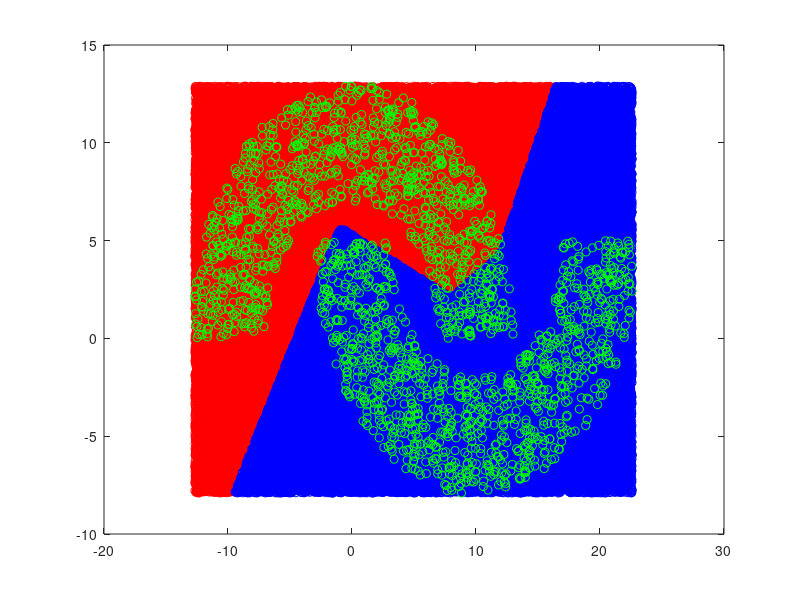

MATLAB code for this plot:
clear all
clc
clf

points = dlmread('task3.txt',' ');

nNodes = 5;
nPoints = length(points);
nTrainingPoints = ceil(0.7*nPoints);
nValidationPoints = nPoints - nTrainingPoints;

nBoundaryPoints = 1e5;

nMainIterations = 20;
nIterations = 1e5;
nTrainingIterations = 3e3;

activationBeta = 0.5;

learnRate = 0.02;

nodes = rand(nNodes,2)*2-1;

outputs = zeros(nNodes,1);

for iIteration = 1:nIterations
    iSelectedPoint = ceil(rand()*nPoints);
    selectedPos = points(iSelectedPoint,2:3);
    
    denominator = 0;
    for iNode = 1:nNodes
        outputs(iNode) = exp(-norm(selectedPos - nodes(iNode,:))^2/2);
        denominator = denominator + outputs(iNode);
    end
    outputs = outputs / denominator;
    
    iWinningNode = find(outputs == max(outputs));
    nodes(iWinningNode,:) = nodes(iWinningNode,:) + learnRate*(selectedPos-nodes(iWinningNode,:));
    
%     plot(points(:,2),points(:,3),'ob')
%     hold on
%     
%     plot(points(iSelectedPoint,2),points(iSelectedPoint,3),'ok')
%     
%     plot(nodes(:,1),nodes(:,2),'or')
%     
%     text(-12,10,num2str(iIteration))
% 
%     hold off
% 	pause(0.000001)
%     
end

bestClassificationError = 2;

for iMainIteration = 1:nMainIterations

    weights = rand(nNodes,1)*2 - 1;
    threshold = rand()*2 - 1;

    trainingSelection = sort(randsample(nPoints,nTrainingPoints));
    trainingSet = points(trainingSelection,:);
    validationSet = points(~ismember(1:nPoints, trainingSelection),:);

    for iTrainIt = 1:nTrainingIterations
        iRandomPoint = ceil(rand()*nTrainingPoints);
        selectedPos = points(iRandomPoint,2:3);

        denominator = 0;
        for iNode = 1:nNodes
            outputs(iNode) = exp(-norm(selectedPos - nodes(iNode,:))^2/2);
            denominator = denominator + outputs(iNode);
        end
        outputs = outputs / denominator;

        activation = tanh(activationBeta*weights'*outputs + threshold);

        thresholdUpdate = activationBeta*(points(iRandomPoint,1) - activation)*(1-tanh(activationBeta*weights'*outputs)^2);
        weightUpdate = thresholdUpdate * outputs;

        threshold = threshold + thresholdUpdate;
        weights = weights + weightUpdate;

    %     plot(points(:,2),points(:,3),'.b')
    %     hold on
    %     plot(nodes(:,1),nodes(:,2),'ob')
    %     plot(selectedPos(1),selectedPos(2),'or')
    %     text(-12, 12, num2str(iTrainIt))
    %     text(-12,10,[num2str(activation) '  ' num2str(points(iRandomPoint,1))])
    %     hold off
    %     pause

    end

    classificationError = 0;
    for iValidIt = 1:nValidationPoints
        iRandomPoint = ceil(rand()*nValidationPoints);
        selectedPos = validationSet(iRandomPoint,2:3);

        denominator = 0;
        for iNode = 1:nNodes
            outputs(iNode) = exp(-norm(selectedPos - nodes(iNode,:))^2/2);
            denominator = denominator + outputs(iNode);
        end
        outputs = outputs / denominator;

        activation = tanh(activationBeta*weights'*outputs + threshold);

        classificationError = classificationError + sign(activation)*validationSet(iRandomPoint,1);

    end

    classificationError = (nValidationPoints - classificationError) / nValidationPoints;
    
    if classificationError < bestClassificationError
        bestClassificationError = classificationError;
        bestWeights = weights;
        bestThreshold = threshold;
    end
end

xMin = min(points(:,2));
xMax = max(points(:,2));
yMin = min(points(:,3));
yMax = max(points(:,3));

randomPoints = rand(nBoundaryPoints,2);
randomPoints(:,1) = xMin + randomPoints(:,1)*(xMax-xMin);
randomPoints(:,2) = yMin + randomPoints(:,2)*(yMax-yMin);

boundaryActivation = zeros(nBoundaryPoints,1);

threshold = bestThreshold;
weights = bestWeights;

for iBoundaryPoint = 1:nBoundaryPoints
    selectedPos = randomPoints(iBoundaryPoint,:);

    denominator = 0;
    for iNode = 1:nNodes
        outputs(iNode) = exp(-norm(selectedPos - nodes(iNode,:))^2/2);
        denominator = denominator + outputs(iNode);
    end
    outputs = outputs / denominator;

    activation = tanh(activationBeta*weights'*outputs + threshold);
    boundaryActivation(iBoundaryPoint) = sign(activation);
end

plot(randomPoints(boundaryActivation>0,1),randomPoints(boundaryActivation>0,2),'or')
hold on
plot(randomPoints(boundaryActivation<0,1),randomPoints(boundaryActivation<0,2),'ob')
plot(points(:,2),points(:,3),'og')
hold off